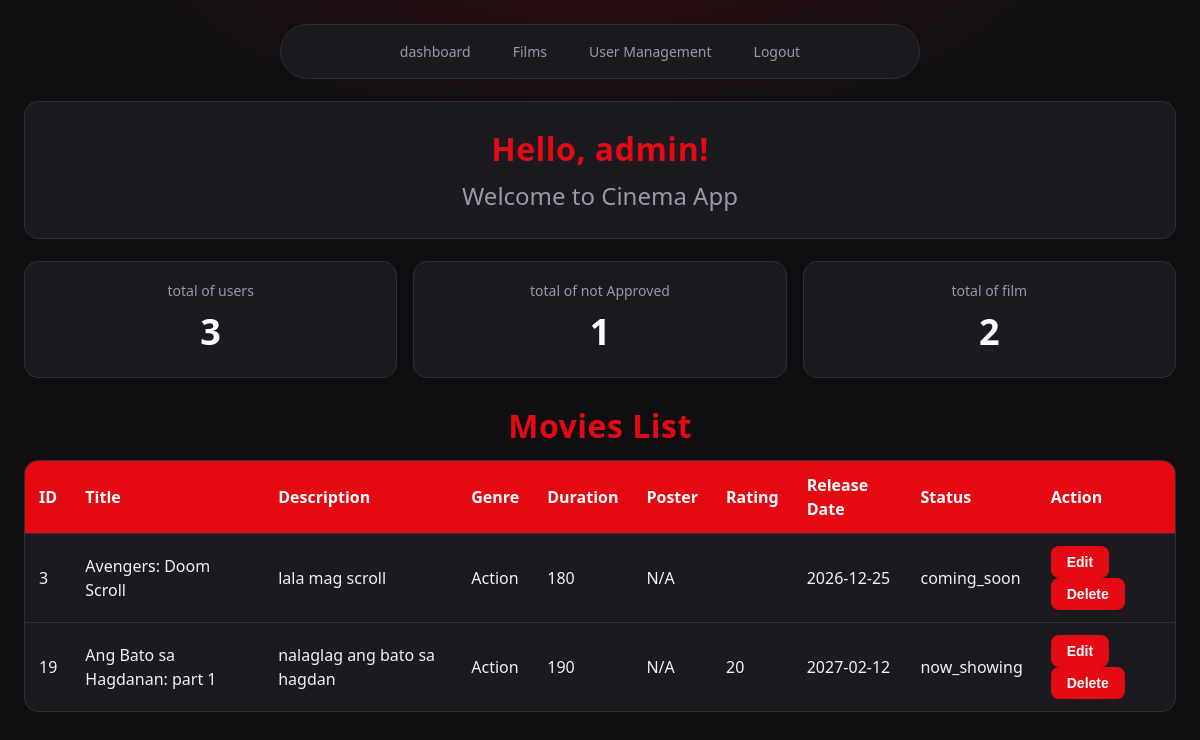
The app's page /Cinemaapp/dashboard.php (signed in) with its own data.
### tables this page shows
CREATE TABLE `film` (
  `id` int(11) NOT NULL,
  `title` varchar(150) NOT NULL,
  `description` text NOT NULL,
  `genre` varchar(50) NOT NULL,
  `duration` int(10) UNSIGNED NOT NULL,
  `rating` varchar(10) NOT NULL,
  `poster` varchar(255) NOT NULL,
  `release_date` date NOT NULL,
  `status` enum('now_showing','coming_soon') NOT NULL DEFAULT 'coming_soon'
);

### Cinemaapp/config.php (called while the page is built, shortened)
<?php
    function h($str){
        return htmlspecialchars($str ?? '', ENT_QUOTES, 'UTF-8');
    }
?>

### Cinemaapp/dashboard.php (the view, shortened to what this page needs)
<?php
    require_once "config.php";
    $totaluser = $conn -> query("SELECT COUNT(*) AS total from users ") -> fetch_assoc()['total'];
    $totalnotapproved = $conn -> query("SELECT COUNT(*) AS total from users WHERE status = 'pending'") -> fetch_assoc()['total'];
    $totalfilm = $conn -> query("SELECT COUNT(*) AS total from film ") -> fetch_assoc()['total'];
?>
<!DOCTYPE html>
<html lang="en">
<head>
  <link rel="stylesheet" href="style.css">
</head>
<body>
    <nav>
        <a href="dashboard.php">dashboard</a>
             <?php if($_SESSION['role'] === 'admin'):?>
        <a href="films.php">Films</a>
        <a href="user.php">User Management</a>
        <?php endif; ?>
        <a href="logout.php">Logout</a>
    </nav>
    <header>
        <h1>Hello, <?= h($_SESSION['username']) ?>!</h1>
        <h2>Welcome to Cinema App</h2>
    </header>
<div class="stats">
    <div>
        <h2>total of users</h2>
        <h3><?php echo $totaluser;?></h3>
    </div>
    <div>
        <h2>total of not Approved</h2>
        <h3><?php echo $totalnotapproved;?></h3>
    </div>
    <div>
        <h2>total of film</h2>
        <h3><?php echo $totalfilm;?></h3>
    </div>
</div>
 <h1>Movies List</h1>
    <table>
        <thead>
            <tr>
                <th>ID</th>
                <th>Title</th>
                <th>Description</th>
                <th>Genre</th>
                <th>Duration</th>
                  <th>Poster</th>
                <th>Rating</th>
                <th>Release Date</th>
                <th>Status</th>
                                             <?php if($_SESSION['role'] === 'admin'):?>
                <th>Action</th>
                   <?php endif; ?>
            </tr>
        </thead>
        <tbody>
       <?php
            $fetchfilms = mysqli_query($conn, "SELECT * FROM film");
            if(mysqli_num_rows($fetchfilms)>0){
                while($film = mysqli_fetch_assoc($fetchfilms)){
                    ?>
                    <tr>
                        <td><?php echo $film['id'];?></td>
                        <td><?php echo $film['title'];?></td>
                        <td><?php echo $film['description'];?></td>
                        <td><?php echo $film['genre'];?></td>
                        <td><?php echo $film['duration'];?></td>
                       <td><?php echo $film['poster'];?></td>
                        <td><?php echo $film['rating'];?></td>
                        <td><?php echo $film['release_date'];?></td>
                        <td><?php echo $film['status'];?></td>
                             <?php if($_SESSION['role'] === 'admin'):?>
                        <td>
                            <button onclick="window.location.href='editfilm.php?filmid=<?php echo $film['id'];?>'">Edit</button>
                            <button onclick="window.location.href='deletefilm.php?filmid=<?php echo $film['id'];?>'">Delete</button>
                        </td>
                                <?php endif; ?>
                    </tr>
                    <?php
                }
            }else{
        ?>
        <tr>
            <td colspan="11"> No Movies Found.>:</td>
        </tr>
        <?php
            }
       ?>
        </tbody>
    </table>
</body>
</html>

### Cinemaapp/style.css (style rules this page uses)
:root { --bg: #0f0f12; --surface: #1a1a20; --surface-2: #23232b; --line: #2f2f38; --text: #f2f2f4; --muted: #9a9aa6; --red: #e50914; --red-dark: #b20710; --gold: #ffcc00; --ok: #3ddc84; --ease: cubic-bezier(0.22, 1, 0.36, 1); --fast: 0.2s; --med: 0.45s; }
* { box-sizing: border-box; }
html { scroll-behavior: smooth; }
body { margin: 0; padding: 24px; min-height: 100vh; font-family: "Segoe UI", system-ui, -apple-system, Arial, sans-serif; line-height: 1.5; background: radial-gradient(ellipse 60% 40% at 50% -10%, rgba(229, 9, 20, 0.18), transparent 70%), var(--bg); color: var(--text); animation: pageIn 0.6s var(--ease) both; }
h1, h2, h3 { text-align: center; margin: 10px 0; }
h1 { color: var(--red); letter-spacing: 0.5px; }
h2 { font-weight: 400; color: var(--muted); }
a { color: var(--gold); text-decoration: none; transition: color var(--fast) ease; }
body > h1, body > h2, body > h3, body > p, nav, header, .stats, form, table { animation: riseIn var(--med) var(--ease) both; }
nav { animation-delay: 0s; }
body > h1 { animation-delay: 0.05s; }
header { animation-delay: 0.08s; }
.stats { animation-delay: 0.16s; }
table { animation-delay: 0.26s; }
nav { display: flex; flex-wrap: wrap; justify-content: center; gap: 6px; margin: 0 auto 22px; padding: 8px; max-width: 640px; background: var(--surface); border: 1px solid var(--line); border-radius: 999px; }
nav a { position: relative; padding: 8px 18px; border-radius: 999px; color: var(--muted); font-size: 14px; transition: color var(--fast) ease, background var(--med) var(--ease); }
nav a::after { content: ""; position: absolute; left: 50%; bottom: 4px; width: 0; height: 2px; background: var(--red); border-radius: 2px; transform: translateX(-50%); transition: width var(--med) var(--ease); }
button, input[type="submit"] { position: relative; overflow: hidden; width: 100%; padding: 12px; border: none; border-radius: 8px; background: var(--red); color: #fff; font-size: 16px; font-weight: 600; cursor: pointer; transition: transform var(--fast) var(--ease), background var(--fast) ease, box-shadow var(--med) var(--ease); }
button::after, input[type="submit"]::after { content: ""; position: absolute; top: 0; left: -80%; width: 50%; height: 100%; background: linear-gradient(100deg, transparent, rgba(255, 255, 255, 0.28), transparent); transform: skewX(-20deg); transition: left 0.6s var(--ease); pointer-events: none; }
header { background: var(--surface); border: 1px solid var(--line); padding: 18px 20px; border-radius: 14px; margin-bottom: 22px; }
header h1 { margin: 5px 0; }
header h2 { margin: 5px 0 6px; }
.stats { display: grid; grid-template-columns: repeat(auto-fit, minmax(200px, 1fr)); gap: 16px; margin-bottom: 24px; }
.stats > div { padding: 18px; text-align: center; background: var(--surface); border: 1px solid var(--line); border-radius: 14px; transition: transform var(--med) var(--ease), border-color var(--med) ease, box-shadow var(--med) var(--ease); }
.stats h2 { margin: 0 0 4px; font-size: 14px; }
.stats h3 { margin: 0; font-size: 36px; color: #fff; }
table { width: 100%; border-collapse: separate; border-spacing: 0; background: var(--surface); border: 1px solid var(--line); border-radius: 14px; overflow: hidden; }
th, td { padding: 12px 14px; border-bottom: 1px solid var(--line); text-align: left; }
th { background: var(--red); color: #fff; font-weight: 600; }
tbody tr:last-child td { border-bottom: none; }
td { transition: background var(--fast) ease; }
tbody tr { animation: riseIn var(--med) var(--ease) both; }
tbody tr:nth-child(1) { animation-delay: 0.30s; }
tbody tr:nth-child(2) { animation-delay: 0.35s; }
td button { width: auto; padding: 8px 16px; font-size: 14px; }

### records on screen
film: id "3", title "Avengers: Doom Scroll", description "lala mag scroll", genre "Action", duration "180", poster "N/A", release_date "2026-12-25", status "coming_soon"
film: id "19", title "Ang Bato sa Hagdanan: part 1", description "nalaglag ang bato sa hagdan", genre "Action", duration "190", poster "N/A", rating "20", release_date "2027-02-12", status "now_showing"

### other values on screen
$_SESSION['username'] "admin"
$totaluser "3"
$totalnotapproved "1"
$totalfilm "2"
